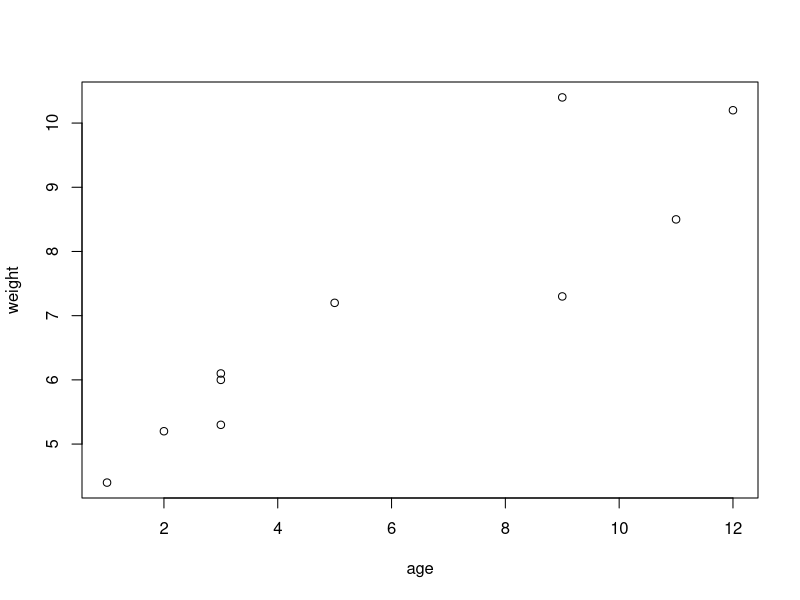
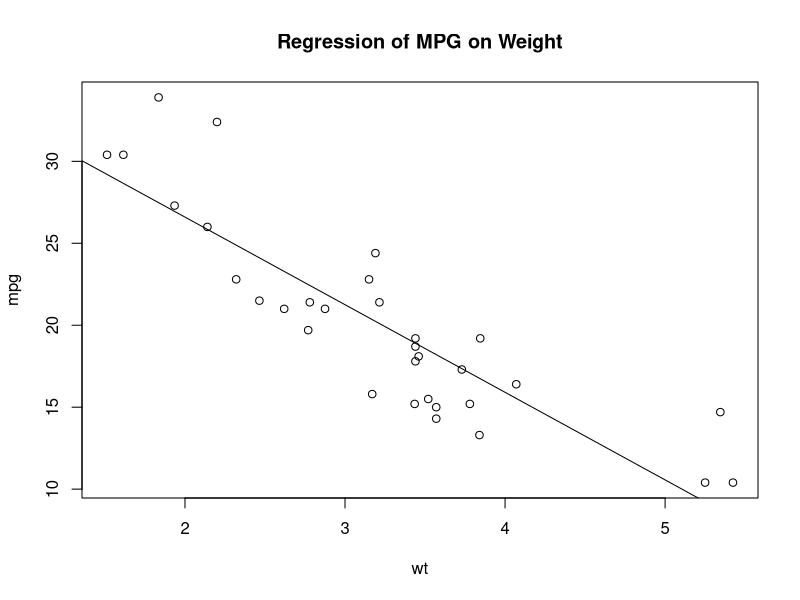

Generate these figures, in order, with R:
## ---- chunk 1
knitr::opts_chunk$set(echo = TRUE)
## ---- chunk 2
age <- c(1,3,5,2,11,9,3,9,12,3)
weight <- c(4.4, 5.3,7.2,5.2,8.5,7.3,6.0,10.4,10.2,6.1)

mean(weight)
sd(weight)
cor(age, weight)
plot(age, weight)
## ---- chunk 3
attach(mtcars)
plot(wt, mpg)
abline(lm(mpg~wt))
title("Regression of MPG on Weight")
detach(mtcars)
